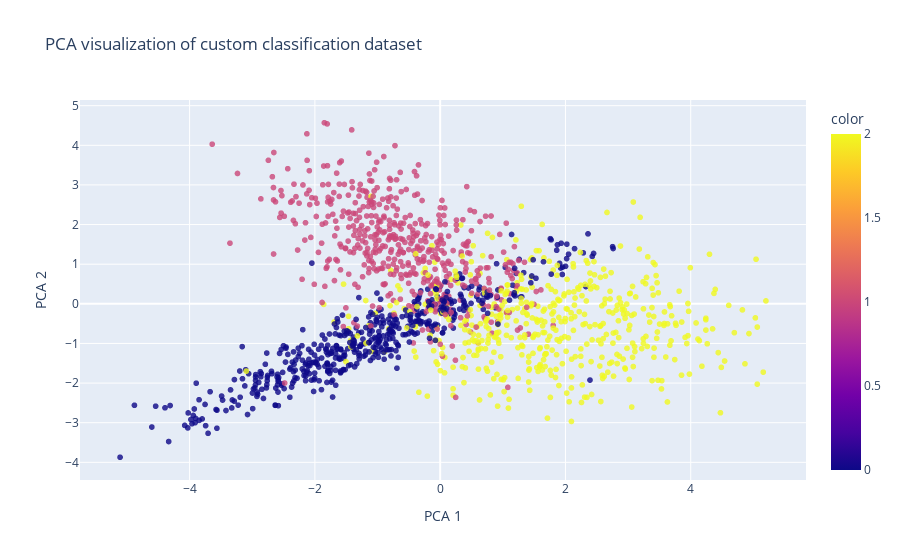

Write notebook code for a chart like this one.
### Markdown cell above
### PCA visualization on a custom classification data

### Code cell
fig=px.scatter(x=X_pca[:,0], y=X_pca[:,1], color=y, opacity=0.8, title="2D Scatter Plot with Plotly Express")
fig.update_layout(title="PCA visualization of custom classification dataset",
xaxis_title="PCA 1",
yaxis_title="PCA 2")
fig.show()

### Figure 1 — Plotly figure (JSON) as saved in the notebook; plotly's stock layout.template omitted (floating-point values rounded to 4 significant figures; data arrays with more than 128 entries replaced by an {"elided": "..."} marker saying what was removed)
{"data": [{"hovertemplate": "x=%{x}<br>y=%{y}<br>color=%{marker.color}<extra></extra>", "legendgroup": "", "marker": {"color": {"elided": "1500 int values"}, "coloraxis": "coloraxis", "opacity": 0.8, "symbol": "circle"}, "mode": "markers", "name": "", "showlegend": false, "type": "scattergl", "x": {"elided": "1500 float values"}, "xaxis": "x", "y": {"elided": "1500 float values"}, "yaxis": "y"}], "layout": {"coloraxis": {"colorbar": {"title": {"text": "color"}}, "colorscale": [[0, "#0d0887"], [0.1111, "#46039f"], [0.2222, "#7201a8"], [0.3333, "#9c179e"], [0.4444, "#bd3786"], [0.5556, "#d8576b"], [0.6667, "#ed7953"], [0.7778, "#fb9f3a"], [0.8889, "#fdca26"], [1, "#f0f921"]]}, "legend": {"tracegroupgap": 0}, "title": {"text": "PCA visualization of custom classification dataset"}, "xaxis": {"anchor": "y", "domain": [0, 1], "title": {"text": "PCA 1"}}, "yaxis": {"anchor": "x", "domain": [0, 1], "title": {"text": "PCA 2"}}}}
